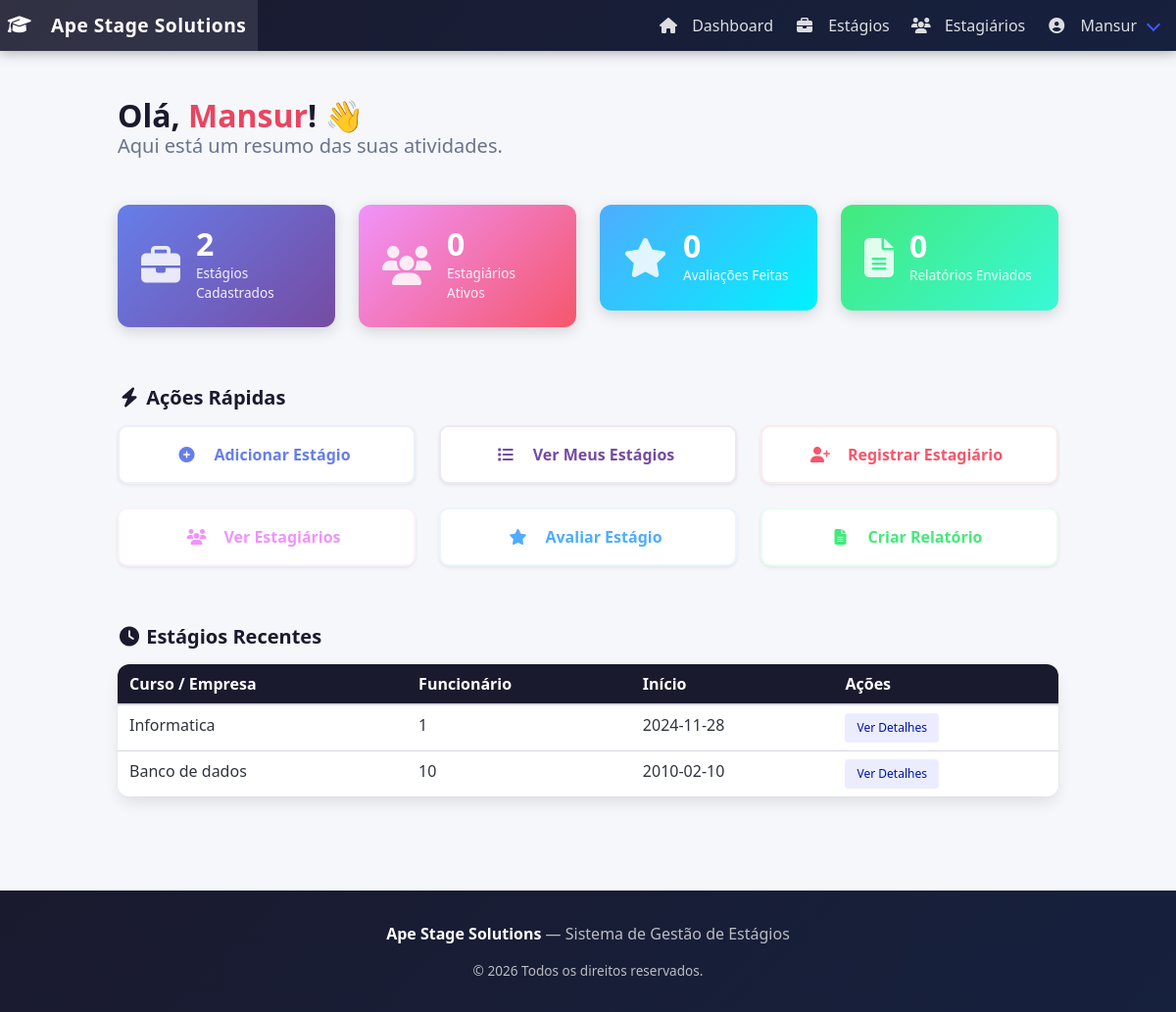
/conteudo.php (signed in), run on the app's committed database.
### tables this page shows
CREATE TABLE usuario (
    id INTEGER PRIMARY KEY AUTOINCREMENT,
    nome TEXT NOT NULL UNIQUE,
    senha TEXT NOT NULL,
    perfil_ativo BOOLEAN NOT NULL
);

CREATE TABLE estagios (
    id INTEGER PRIMARY KEY AUTOINCREMENT,
    empresa TEXT NOT NULL,
    funcionario TEXT NOT NULL,
    data TEXT NOT NULL,
    horario TEXT NOT NULL
, usuario_id INTEGER, Duracao NUMERIC NOT NULL DEFAULT 0, data_termino DATE);

### config.php (called while the page is built, shortened)
<?php
function usuarioLogado(): ?int {
    return isset($_SESSION['usuario_id']) ? (int) $_SESSION['usuario_id'] : null;
}

### app/Database/Conectar.php (called while the page is built)
<?php
require_once __DIR__ . '/../../config.php';
class Database {
    private static $pdo;
    public static function getInstance() {
        if (self::$pdo === null) {
            try {
                self::$pdo = new PDO('sqlite:' . DB_PATH);
                self::$pdo->setAttribute(PDO::ATTR_ERRMODE, PDO::ERRMODE_EXCEPTION);
                self::$pdo->setAttribute(PDO::ATTR_DEFAULT_FETCH_MODE, PDO::FETCH_ASSOC);
            } catch (PDOException $e) {
                die('Erro ao conectar ao banco de dados: ' . $e->getMessage());
            }
        }
        return self::$pdo;
    }
}
function getDB() {
    return Database::getInstance();
}

### app/Model/UserBanco.php (called while the page is built, shortened)
<?php
class UserBanco {
    private PDO $pdo;
    public function __construct() {
        require_once __DIR__ . '/../Database/Conectar.php';
        $this->pdo = getDB();
    }
    public function buscarPorId(int $id): ?array {
        $sql = 'SELECT id, nome, perfil_ativo FROM usuario WHERE id = :id';
        $stmt = $this->pdo->prepare($sql);
        $stmt->bindValue(':id', $id, PDO::PARAM_INT);
        $stmt->execute();
        $resultado = $stmt->fetch();
        return $resultado ?: null;
    }
}

### app/Model/Estagiobanco.php (called while the page is built, shortened)
<?php
class Estagiosbanco {
    private PDO $pdo;
    public function __construct() {
        require_once __DIR__ . '/../Database/Conectar.php';
        $this->pdo = getDB();
    }
    public function listarestagios(int $usuarioId): array {
        $sql = 'SELECT e.*, e.data_termino
                FROM estagios e
                INNER JOIN user_est ue ON e.id = ue.estagio_id
                WHERE ue.usuario_id = :usuario_id
                ORDER BY e.data DESC';
        $stmt = $this->pdo->prepare($sql);
        $stmt->bindValue(':usuario_id', $usuarioId, PDO::PARAM_INT);
        $stmt->execute();
        return $stmt->fetchAll(PDO::FETCH_ASSOC);
    }
    public function contarAvaliacoes(int $usuarioId): int {
        $sql = 'SELECT COUNT(*) as total FROM avaliacoes WHERE usuario_id = :usuario_id';
        $stmt = $this->pdo->prepare($sql);
        $stmt->bindValue(':usuario_id', $usuarioId, PDO::PARAM_INT);
        $stmt->execute();
        $res = $stmt->fetch(PDO::FETCH_ASSOC);
        return (int) ($res['total'] ?? 0);
    }
    public function contarRelatorios(int $usuarioId): int {
        $sql = 'SELECT COUNT(*) as total FROM relatorios WHERE usuario_id = :usuario_id';
        $stmt = $this->pdo->prepare($sql);
        $stmt->bindValue(':usuario_id', $usuarioId, PDO::PARAM_INT);
        $stmt->execute();
        $res = $stmt->fetch(PDO::FETCH_ASSOC);
        return (int) ($res['total'] ?? 0);
    }
}

### conteudo.php (the view, shortened to what this page needs)
<?php
require_once __DIR__ . '/config.php';
require_once __DIR__ . '/app/Model/Estagiobanco.php';
require_once __DIR__ . '/app/Model/UserBanco.php';
$usuarioId   = usuarioLogado();
$estagiosBanco   = new Estagiosbanco();
$estagios        = $estagiosBanco->listarestagios($usuarioId);
$totalEstagios   = count($estagios);
$totalAvaliacoes = $estagiosBanco->contarAvaliacoes($usuarioId);
$totalRelatorios = $estagiosBanco->contarRelatorios($usuarioId);
$pdo = new PDO('sqlite:' . DB_PATH);
$pdo->setAttribute(PDO::ATTR_ERRMODE, PDO::ERRMODE_EXCEPTION);
$stmt = $pdo->prepare(
    'SELECT COUNT(DISTINCT est.id) as total FROM estagiarios est
     INNER JOIN estagios e ON est.estagio_id = e.id
     INNER JOIN user_est ue ON e.id = ue.estagio_id
     WHERE ue.usuario_id = :uid'
);
$stmt->bindValue(':uid', $usuarioId, PDO::PARAM_INT);
$stmt->execute();
$totalEstagiarios = (int)($stmt->fetch(PDO::FETCH_ASSOC)['total'] ?? 0);
require __DIR__ . '/header.php';
?>
<section class="section">
    <div class="container">
        <div class="mb-6">
            <h1 class="title" style="color:#1a1a2e;">
                Olá, <span style="color:#e94560;"><?= htmlspecialchars($nomeUsuario) ?></span>! 👋
            </h1>
            <p class="subtitle has-text-grey">Aqui está um resumo das suas atividades.</p>
        </div>
        <div class="columns is-multiline mb-6">
            <div class="column is-3">
                <div class="stat-card" style="background:linear-gradient(135deg,#667eea,#764ba2);">
                    <div class="stat-icon"><i class="fas fa-briefcase"></i></div>
                    <div class="stat-info">
                        <div class="stat-num"><?= $totalEstagios ?></div>
                        <div class="stat-label">Estágios Cadastrados</div>
                    </div>
                </div>
            </div>
            <div class="column is-3">
                <div class="stat-card" style="background:linear-gradient(135deg,#f093fb,#f5576c);">
                    <div class="stat-icon"><i class="fas fa-users"></i></div>
                    <div class="stat-info">
                        <div class="stat-num"><?= $totalEstagiarios ?></div>
                        <div class="stat-label">Estagiários Ativos</div>
                    </div>
                </div>
            </div>
            <div class="column is-3">
                <div class="stat-card" style="background:linear-gradient(135deg,#4facfe,#00f2fe);">
                    <div class="stat-icon"><i class="fas fa-star"></i></div>
                    <div class="stat-info">
                        <div class="stat-num"><?= $totalAvaliacoes ?></div>
                        <div class="stat-label">Avaliações Feitas</div>
                    </div>
                </div>
            </div>
            <div class="column is-3">
                <div class="stat-card" style="background:linear-gradient(135deg,#43e97b,#38f9d7);">
                    <div class="stat-icon"><i class="fas fa-file-alt"></i></div>
                    <div class="stat-info">
                        <div class="stat-num"><?= $totalRelatorios ?></div>
                        <div class="stat-label">Relatórios Enviados</div>
                    </div>
                </div>
            </div>
        </div>
        <h2 class="title is-5 mb-4" style="color:#1a1a2e;"><span class="icon"><i class="fas fa-bolt"></i></span> Ações Rápidas</h2>
        <div class="columns is-multiline mb-6">
            <?php
            $acoes = [
                ['href'=>'adicionar_estagio.php',   'icon'=>'fa-plus-circle',   'label'=>'Adicionar Estágio',      'color'=>'#667eea'],
                ['href'=>'listar_estagios.php',      'icon'=>'fa-list',          'label'=>'Ver Meus Estágios',      'color'=>'#764ba2'],
                ['href'=>'registro_estagiario.php',  'icon'=>'fa-user-plus',     'label'=>'Registrar Estagiário',   'color'=>'#f5576c'],
                ['href'=>'listar_estagiarios.php',   'icon'=>'fa-users',         'label'=>'Ver Estagiários',        'color'=>'#f093fb'],
                ['href'=>'avaliar_estagio.php',      'icon'=>'fa-star',          'label'=>'Avaliar Estágio',        'color'=>'#4facfe'],
                ['href'=>'criar_relatorio.php',      'icon'=>'fa-file-alt',      'label'=>'Criar Relatório',        'color'=>'#43e97b'],
            ];
            foreach ($acoes as $a):
            ?>
            <div class="column is-4">
                <a href="<?= $a['href'] ?>" class="button is-fullwidth action-btn" style="background:#fff; color:<?= $a['color'] ?>; border-color:<?= $a['color'] ?>20;">
                    <span class="icon" style="color:<?= $a['color'] ?>;"><i class="fas <?= $a['icon'] ?>"></i></span>
                    <span><?= $a['label'] ?></span>
                </a>
            </div>
            <?php endforeach; ?>
        </div>
        <?php if (!empty($estagios)): ?>
        <h2 class="title is-5 mb-4" style="color:#1a1a2e;"><span class="icon"><i class="fas fa-clock"></i></span> Estágios Recentes</h2>
        <div class="box" style="border-radius:12px; overflow:hidden; padding:0;">
            <table class="table is-fullwidth is-hoverable" style="margin:0;">
                <thead style="background:#1a1a2e; color:#fff;">
                    <tr>
                        <th style="color:#fff;">Curso / Empresa</th>
                        <th style="color:#fff;">Funcionário</th>
                        <th style="color:#fff;">Início</th>
                        <th style="color:#fff;">Ações</th>
                    </tr>
                </thead>
                <tbody>
                    <?php foreach (array_slice($estagios, 0, 5) as $e): ?>
                    <tr>
                        <td><?= htmlspecialchars($e['empresa'] ?? '') ?></td>
                        <td><?= htmlspecialchars($e['funcionario'] ?? '') ?></td>
                        <td><?= htmlspecialchars($e['data'] ?? '') ?></td>
                        <td>
                            <a href="feedback_estagio.php?id=<?= $e['id'] ?>" class="button is-small is-link is-light">Ver Detalhes</a>
                        </td>
                    </tr>
                    <?php endforeach; ?>
                </tbody>
            </table>
        </div>
        <?php endif; ?>
    </div>
</section>
<?php require __DIR__ . '/footer.php'; ?>

### header.php (shortened to what this page needs)
<?php
require_once __DIR__ . '/config.php';
$usuarioAtual = usuarioLogado();
$nomeUsuario  = '';
if ($usuarioAtual) {
    require_once __DIR__ . '/app/Model/UserBanco.php';
    $dadosUsuario = (new UserBanco())->buscarPorId($usuarioAtual);
    $nomeUsuario  = $dadosUsuario['nome'] ?? '';
}
?>
<!DOCTYPE html>
<html lang="pt-BR">
<head>
    <link rel="stylesheet" href="https://cdn.jsdelivr.net/npm/bulma@1.0.2/css/bulma.min.css">
    <link rel="stylesheet" href="https://cdnjs.cloudflare.com/ajax/libs/font-awesome/6.5.0/css/all.min.css">
</head>
<body>
<nav class="navbar" role="navigation">
    <div class="navbar-brand">
        <a class="navbar-item" href="<?= $usuarioAtual ? 'conteudo.php' : 'inicio.php' ?>">
            <span class="icon mr-2"><i class="fas fa-graduation-cap"></i></span>
            <?= APP_NAME ?>
        </a>
    </div>
    <div id="navMenu" class="navbar-menu">
        <div class="navbar-end">
            <?php if ($usuarioAtual): ?>
                <a class="navbar-item" href="conteudo.php"><span class="icon"><i class="fas fa-home"></i></span>&nbsp;Dashboard</a>
                <a class="navbar-item" href="listar_estagios.php"><span class="icon"><i class="fas fa-briefcase"></i></span>&nbsp;Estágios</a>
                <a class="navbar-item" href="listar_estagiarios.php"><span class="icon"><i class="fas fa-users"></i></span>&nbsp;Estagiários</a>
                <div class="navbar-item has-dropdown is-hoverable">
                    <a class="navbar-link">
                        <span class="icon"><i class="fas fa-user-circle"></i></span>&nbsp;<?= htmlspecialchars($nomeUsuario) ?>
                    </a>
                </div>
            <?php else: ?>
                <a class="navbar-item" href="login.php"><span class="icon"><i class="fas fa-sign-in-alt"></i></span>&nbsp;Login</a>
                <a class="navbar-item" href="registro.php"><span class="icon"><i class="fas fa-user-plus"></i></span>&nbsp;Registrar</a>
            <?php endif; ?>
        </div>
    </div>
</nav>

### header.php (style rules this page uses)
:root { --primary: #1a1a2e; --primary-light: #16213e; --accent: #e94560; --accent-hover: #c73652; }
body { background-color: #f5f7fa; font-family: 'Segoe UI', sans-serif; }
.navbar { background: linear-gradient(135deg, var(--primary), var(--primary-light)); box-shadow: 0 2px 12px rgba(0,0,0,0.3); }
.navbar-brand .navbar-item { color: #fff; font-size: 1.2rem; font-weight: 700; letter-spacing: 0.5px; }
.navbar-item, .navbar-link { color: rgba(255,255,255,0.85) !important; transition: color 0.2s; }

### conteudo.php (style rules this page uses)
.stat-card { border-radius:12px; padding:1.5rem; color:#fff; display:flex; align-items:center; gap:1rem; box-shadow:0 4px 15px rgba(0,0,0,0.15); transition:transform .2s; }
.stat-card .stat-icon { font-size:2.5rem; opacity:0.85; }
.stat-card .stat-info .stat-num { font-size:2rem; font-weight:700; line-height:1; }
.stat-card .stat-info .stat-label { font-size:0.85rem; opacity:0.9; margin-top:4px; }
.action-btn { border-radius:10px; height:auto; padding:1rem 1.2rem; display:flex; align-items:center; gap:.75rem; text-align:left; font-weight:600; border:2px solid transparent; transition:all .2s; }

### data on the page
usuario: nome "Mansur"
estagios: empresa "Informatica", funcionario "1", data "2024-11-28"
estagios: empresa "Banco de dados", funcionario "10", data "2010-02-10"

### other printed values
APP_NAME "Ape Stage Solutions"
$totalEstagios "2"
$totalEstagiarios "0"
$totalAvaliacoes "0"
$totalRelatorios "0"
$a['label'] "Adicionar Estágio"
$a['label'] "Ver Meus Estágios"
$a['label'] "Registrar Estagiário"
$a['label'] "Ver Estagiários"
$a['label'] "Avaliar Estágio"
$a['label'] "Criar Relatório"
